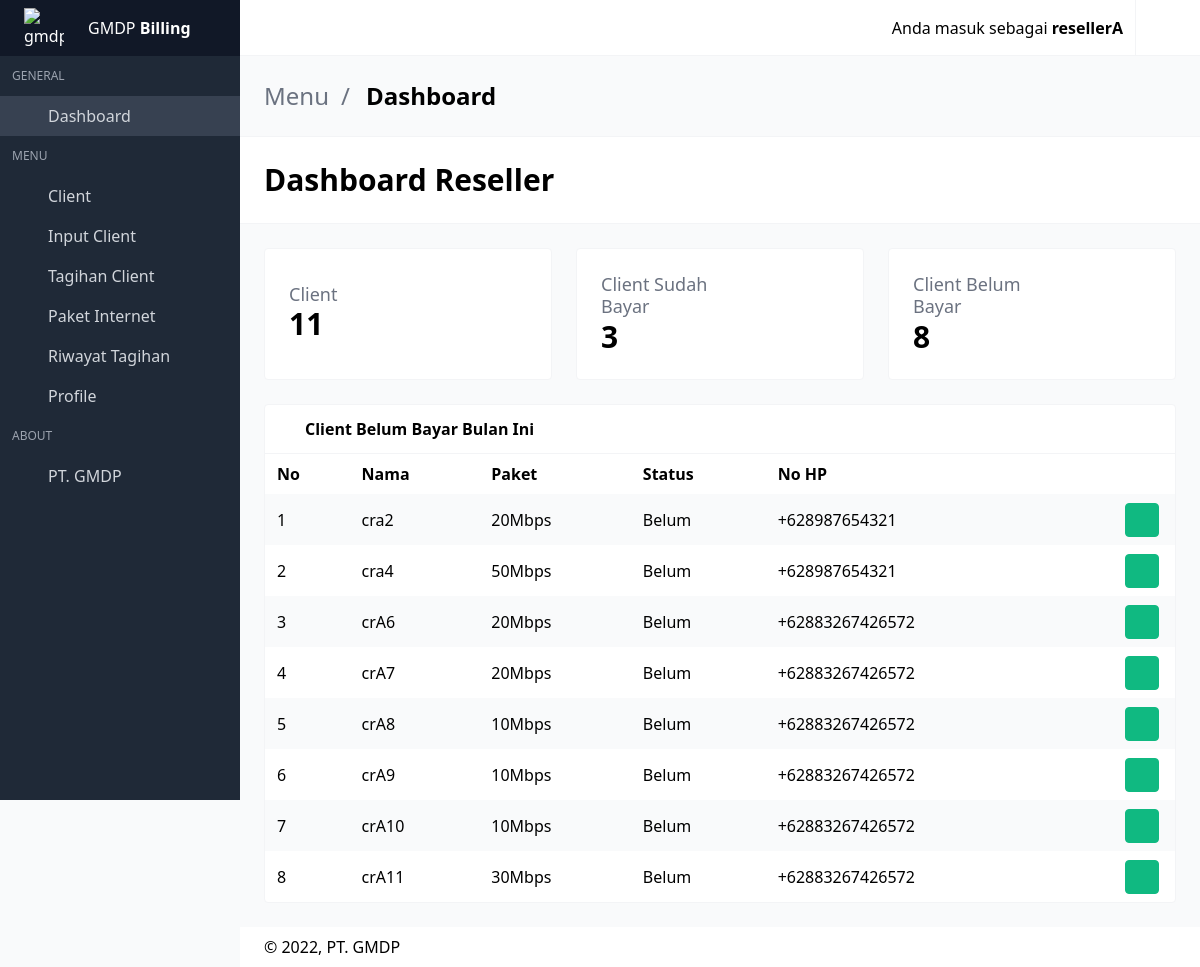
The app's page /dashboard_reseller.php (signed in) with its own data.
### tables this page shows
CREATE TABLE `riwayat_pembayaran` (
  `id_pembayaran` int(25) NOT NULL,
  `id_reseller` varchar(50) NOT NULL,
  `username_client` varchar(50) NOT NULL,
  `tanggal` date NOT NULL,
  `status_pembayaran` enum('Belum','Lunas') NOT NULL
);

CREATE TABLE `client` (
  `username` varchar(50) NOT NULL,
  `id_reseller` varchar(50) NOT NULL,
  `nama_client` varchar(50) NOT NULL,
  `alamat_client` varchar(50) NOT NULL,
  `no_wa_client` varchar(50) NOT NULL,
  `paket_client` int(50) NOT NULL
);

### dashboard_reseller.php (the view, shortened to what this page needs)
<?php
include("koneksidb.php");
$data_client = mysqli_query($conn, "SELECT * FROM client WHERE id_reseller='$_SESSION[username]'");
$jumlah_client = mysqli_num_rows($data_client);
$client_sudah_bayar = mysqli_query($conn, "SELECT * FROM `riwayat_pembayaran` WHERE id_reseller='$_SESSION[username]' AND status_pembayaran='Lunas'");
$hasil_client_sudah_bayar = mysqli_num_rows($client_sudah_bayar);
$client_belum_bayar = mysqli_query($conn, "SELECT * FROM `riwayat_pembayaran` WHERE id_reseller='$_SESSION[username]' AND status_pembayaran='Belum'");
$hasil_client_belum_bayar = mysqli_num_rows($client_belum_bayar);
?>
<!DOCTYPE html>
<html lang="en" class="">
<head>
  <link rel="stylesheet" href="css/main.css?v=1628755089081">
</head>
<body>
<div id="app">
<nav id="navbar-main" class="navbar is-fixed-top">
  <div class="navbar-menu" id="navbar-menu">
  <div class="navbar-end">
      <div class="navbar-item dropdown has-divider has-user-avatar">
          <div class="is-user-name"><span>Anda masuk sebagai <b><?php echo $_SESSION['username']; ?></b></span></div>
      </div>
      <a title="Log out" class="navbar-item desktop-icon-only" href="logout.php">
        <span class="icon"><i class="mdi mdi-logout"></i></span>
      </a>
    </div>
  </div>
</nav>
<aside class="aside is-placed-left is-expanded">
  <div class="aside-tools">
    <div>
      <table>
      <td style="background-color: rgba(0, 0, 0, 0);">
          <img src="image/logo.png" alt="gmdp" width="40" height="40">
      </td>
      <td style="background-color: rgba(0, 0, 0, 0);">
        GMDP <b class="font-black">Billing</b>
      </td>
      </table>
    </div>
  </div>
  <div class="menu is-menu-main">
    <p class="menu-label">General</p>
    <ul class="menu-list">
      <li class="active">
        <a href="dashboard_reseller.php">
          <span class="icon"><i class="mdi mdi-desktop-mac"></i></span>
          <span class="menu-item-label">Dashboard</span>
        </a>
      </li>
    </ul>
    <p class="menu-label">Menu</p>
    <ul class="menu-list">
      <li class="--set-active-tables-html">
        <a href="table_client_reseller.php">
          <span class="icon"><i class="mdi mdi-table"></i></span>
          <span class="menu-item-label">Client</span>
        </a>
      </li>
      <li class="--set-active-forms-html">
        <a href="input_data_client.php">
          <span class="icon"><i class="mdi mdi-square-edit-outline"></i></span>
          <span class="menu-item-label">Input Client</span>
        </a>
      </li>
      <li class="--set-active-forms-html">
        <a href="tagihan_client.php">
          <span class="icon"><i class="mdi mdi-coins"></i></span>
          <span class="menu-item-label">Tagihan Client</span>
        </a>
      </li>
      <li class="--set-active-forms-html">
        <a href="paket_reseller.php">
          <span class="icon"><i class="mdi mdi-wifi"></i></span>
          <span class="menu-item-label">Paket Internet</span>
        </a>
      </li>
      <li class="--set-active-forms-html">
        <a href="riwayat_tagihan_client.php">
          <span class="icon"><i class="mdi mdi-clock"></i></span>
          <span class="menu-item-label">Riwayat Tagihan</span>
        </a>
      </li>
      <li class="--set-active-profile-html">
        <a href="profile_reseller.php">
          <span class="icon"><i class="mdi mdi-account-circle"></i></span>
          <span class="menu-item-label">Profile</span>
        </a>
      </li>
    </ul>
    <p class="menu-label">About</p>
    <ul class="menu-list">
      <li>
        <a href="https://gmdp.net.id/" class="has-icon">
          <span class="icon"><i class="mdi mdi-help-circle"></i></span>
          <span class="menu-item-label">PT. GMDP</span>
        </a>
      </li>
    </ul>
  </div>
</aside>
<section class="is-title-bar">
  <div class="flex flex-col md:flex-row items-center justify-between space-y-6 md:space-y-0">
    <ul>
      <li>Menu</li>
      <li>Dashboard</li>
    </ul>
  </div>
</section>
<section class="is-hero-bar">
  <div class="flex flex-col md:flex-row items-center justify-between space-y-6 md:space-y-0">
    <h1 class="title">
      Dashboard Reseller
    </h1>
  </div>
</section>
  <section class="section main-section">
    <div class="grid gap-6 grid-cols-1 md:grid-cols-3 mb-6">
      <div class="card">
        <div class="card-content">
          <div class="flex items-center justify-between">
            <div class="widget-label">
              <h3>
                Client
              </h3>
              <h1>
              <?php echo $jumlah_client; ?>
              </h1>
            </div>
            <span class="icon widget-icon text-blue-500"><i class="mdi mdi-account-multiple mdi-48px"></i></span>
          </div>
        </div>
      </div>
      <div class="card">
        <div class="card-content">
          <div class="flex items-center justify-between">
            <div class="widget-label">
              <h3>
                Client Sudah Bayar
              </h3>
              <h1>
              <?php echo $hasil_client_sudah_bayar; ?>
              </h1>
            </div>
            <span class="icon widget-icon text-green-500"><i class="mdi mdi-plus-circle-outline mdi-48px"></i></span>
          </div>
        </div>
      </div>
      <div class="card">
        <div class="card-content">
          <div class="flex items-center justify-between">
            <div class="widget-label">
              <h3>
                Client Belum Bayar
              </h3>
              <h1>
              <?php echo $hasil_client_belum_bayar; ?>
              </h1>
            </div>
            <span class="icon widget-icon text-red-500"><i class="mdi mdi-minus-circle-outline mdi-48px"></i></span>
          </div>
        </div>
      </div>
    </div>
    <div class="card has-table">
      <header class="card-header">
        <p class="card-header-title">
          <span class="icon"><i class="mdi mdi-account-multiple"></i></span>
          Client Belum Bayar Bulan Ini
        </p>
        <a href="<?php $_SERVER['PHP_SELF']; ?>" class="card-header-icon">
          <span class="icon"><i class="mdi mdi-reload"></i></span>
        </a>
      </header>
      <div class="card-content">
        <table>
          <thead>
          <tr>
            <th>No</th>
            <th>Nama</th>
            <th>Paket</th>
            <th>Status</th>
            <th>No HP</th>
          </tr>
          </thead>
          <tbody>
          <tr>
            <?php
            $result = mysqli_query($conn, "SELECT * FROM `riwayat_pembayaran` INNER JOIN `client` ON (riwayat_pembayaran.username_client=client.username) WHERE riwayat_pembayaran.id_reseller='$_SESSION[username]' AND riwayat_pembayaran.status_pembayaran='Belum' LIMIT 10");
            $no = 1;
            while($data = mysqli_fetch_assoc($result))
            {
              ?>
            <td><?php echo $no++; ?></td>
            <td><?php echo $data['username_client']; ?></td>
            <td><?php echo $data['paket_client']; ?>Mbps</td>
            <td><?php echo $data['status_pembayaran']; ?></td>
            <td><?php echo $data['no_wa_client']; ?></td>
            <td class="actions-cell">
              <div class="buttons right nowrap">
                <a  href="https://wa.me/<?php echo "$data[no_wa_client]"; ?>" target="_blank">
                <button class="button small green --jb-modal">
                  <span class="icon"><i class="mdi mdi-whatsapp"></i></span>
                </button>
              </div>
            </td>
          </tr>
            <?php
            }
              ?>
          </tbody>
        </table>
      </div>
    </div>
  </section>
  <footer class="footer">
  <div class="flex flex-col md:flex-row items-center justify-between space-y-3 md:space-y-0">
    <div class="flex items-center justify-start space-x-3">
      <div>
        © 2022, PT. GMDP
      </div>
    </div>
  </div>
</footer>
</div>
<link rel="stylesheet" href="https://cdn.materialdesignicons.com/4.9.95/css/materialdesignicons.min.css">
</body>
</html>

### records on screen
riwayat_pembayaran: username_client "cra2", client.paket_client "20", status_pembayaran "Belum", client.no_wa_client "+628987654321"
riwayat_pembayaran: username_client "cra4", client.paket_client "50", status_pembayaran "Belum", client.no_wa_client "+628987654321"
riwayat_pembayaran: username_client "crA6", client.paket_client "20", status_pembayaran "Belum", client.no_wa_client "+62883267426572"
riwayat_pembayaran: username_client "crA7", client.paket_client "20", status_pembayaran "Belum", client.no_wa_client "+62883267426572"
riwayat_pembayaran: username_client "crA8", client.paket_client "10", status_pembayaran "Belum", client.no_wa_client "+62883267426572"
riwayat_pembayaran: username_client "crA9", client.paket_client "10", status_pembayaran "Belum", client.no_wa_client "+62883267426572"
riwayat_pembayaran: username_client "crA10", client.paket_client "10", status_pembayaran "Belum", client.no_wa_client "+62883267426572"
riwayat_pembayaran: username_client "crA11", client.paket_client "30", status_pembayaran "Belum", client.no_wa_client "+62883267426572"

### other values on screen
$_SESSION['username'] "resellerA"
$jumlah_client "11"
$hasil_client_sudah_bayar "3"
$hasil_client_belum_bayar "8"
